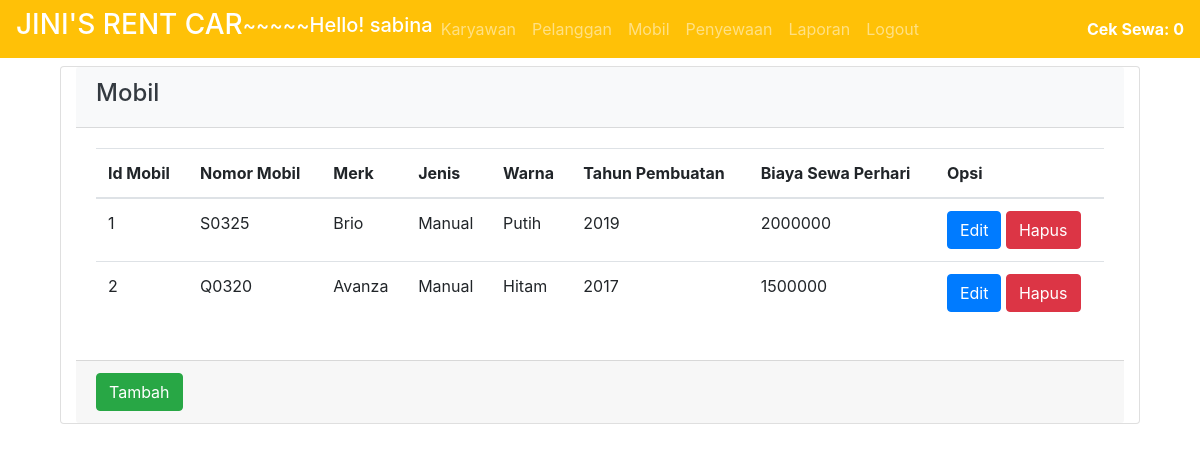
Screenshot of /template.php?page=mobil (signed in) with the database file from the repository.
### tables this page shows
CREATE TABLE `mobil` (
  `id_mobil` varchar(100) NOT NULL,
  `nomor_mobil` varchar(100) NOT NULL,
  `merk` varchar(200) NOT NULL,
  `jenis` varchar(200) NOT NULL,
  `warna` varchar(200) NOT NULL,
  `tahun_pembuatan` varchar(20) NOT NULL,
  `biaya_sewa_per_hari` double NOT NULL
);

### mobil.php (the view, shortened to what this page needs)
<div class="container">
      <div class="card col-sm-12">
      <div class="card-header bg-light text-dark">
          <h4>Mobil</h4>
        </div>
        <div class="card-body">
          <?php
          $koneksi= mysqli_connect("localhost", "root", "", "rent_car");
          $sql = "select * from mobil";
          $result = mysqli_query($koneksi,$sql);
          $count = mysqli_num_rows($result);
           ?>
           <?php if ($count == 0): ?>
             <div class="alert alert-info">
               Data Belum Tersedia
             </div>
           <?php else: ?>
             <table class="table" id="table_mobil">
               <thead>
                 <tr>
                   <th>Id Mobil</th>
                   <th>Nomor Mobil</th>
                   <th>Merk</th>
                   <th>Jenis</th>
                   <th>Warna</th>
                   <th>Tahun Pembuatan</th>
                   <th>Biaya Sewa Perhari</th>
                   <th>Opsi</th>
                 </tr>
               </thead>
               <tbody>
                 <?php foreach ($result as $hasil): ?>
                   <tr>
                     <td><?php echo $hasil["id_mobil"]; ?></td>
                     <td><?php echo $hasil["nomor_mobil"]; ?></td>
                     <td><?php echo $hasil["merk"]; ?></td>
                     <td><?php echo $hasil["jenis"]; ?></td>
                     <td><?php echo $hasil["warna"]; ?></td>
                     <td><?php echo $hasil["tahun_pembuatan"]; ?></td>
                     <td><?php echo $hasil["biaya_sewa_per_hari"]; ?></td>
                     <td>
                       <button type="button" class="btn btn-primary"
                       data-toggle="modal" data-target="#modal"
                       onclick="Edit(this.parentElement.parentElement.rowIndex);">
                       Edit
                     </button>
                     <a href="db_mobil.php?hapus=mobil&id_mobil=<?php echo $hasil["id_mobil"] ?>"
                       onclick="return confirm('Apakah Anda yakin akan menghapus data ini?')">
                       <button type="button" class="btn btn-danger">
                         Hapus
                       </button>
                     </a>
                     </td>
                   </tr>
                 <?php endforeach; ?>
               </tbody>
             </table>
           <?php endif; ?>
        </div>
        <div class="card-footer">
          <button type="button" class="btn btn-success"
          data-toggle="modal" data-target="#modal" onclick="Add()">
          Tambah
        </button>
        </div>
      </div>
    </div>

### rows the page displays
mobil: id_mobil "1", nomor_mobil "S0325", merk "Brio", jenis "Manual", warna "Putih", tahun_pembuatan "2019", biaya_sewa_per_hari "2000000"
mobil: id_mobil "2", nomor_mobil "Q0320", merk "Avanza", jenis "Manual", warna "Hitam", tahun_pembuatan "2017", biaya_sewa_per_hari "1500000"

### other values shown
$_SESSION["session_karyawan"]["nama_karyawan"] "sabina"
count($_SESSION["session_sewa"]) "0"
